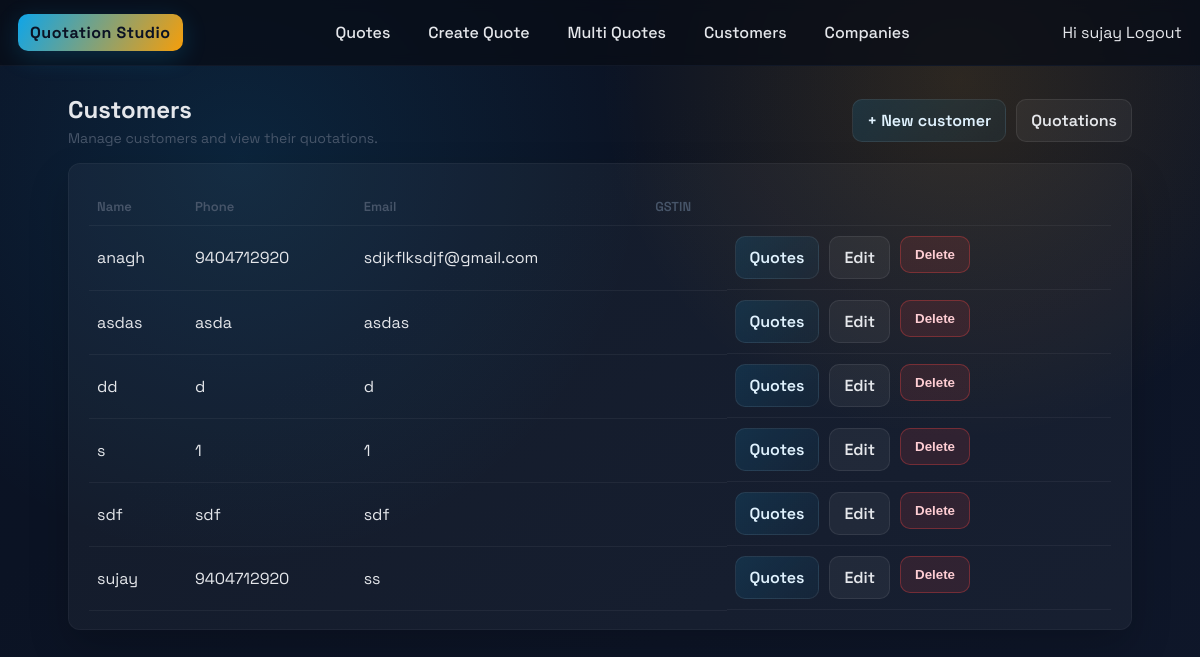
The page /customers/ (signed in) on the database its author committed.
### quotation_models/models.py (models this page shows, shortened)
class Buyer(models.Model):
    name = models.CharField(max_length=200)
    phone = models.CharField(max_length=50, blank=True, default="")
    email = models.EmailField(blank=True, null=True)
    address = models.TextField(blank=True, default="")
    gstin = models.CharField(max_length=32, blank=True, default="")
    class Meta:
        app_label = "quotation_models"

### quotations/views.py (the view)
# urls.py: path("customers/", views.buyer_list, name="buyer_list"),
@login_required
def buyer_list(request):
    buyers = Buyer.objects.order_by("name")
    return render(request, "quotations/buyer_list.html", {"buyers": buyers})

### templates/quotations/buyer_list.html (shortened to what this page needs)
{% extends "base.html" %}
{% block content %}
<div class="page-header">
    <div>
        <h1 class="page-title">Customers</h1>
        <p class="page-subtitle">Manage customers and view their quotations.</p>
    </div>
    <div class="actions">
        <a class="btn" href="{% url 'quotations:buyer_create' %}">+ New customer</a>
        <a class="btn-secondary btn" href="{% url 'quotations:list' %}">Quotations</a>
    </div>
</div>
<div class="panel">
    <table class="table">
        <thead>
            <tr>
                <th>Name</th>
                <th>Phone</th>
                <th>Email</th>
                <th>GSTIN</th>
                <th></th>
            </tr>
        </thead>
        <tbody>
            {% for b in buyers %}
            <tr>
                <td>{{ b.name }}</td>
                <td>{{ b.phone }}</td>
                <td>{{ b.email }}</td>
                <td>{{ b.gstin }}</td>
                <td class="actions">
                    <a class="btn" href="{% url 'quotations:buyer_quotes' b.id %}">Quotes</a>
                    <a class="btn-secondary btn" href="{% url 'quotations:buyer_edit' b.id %}">Edit</a>
                    <form method="post" action="{% url 'quotations:buyer_delete' b.id %}" style="display:inline" onsubmit="return confirm('Delete this customer?');">
                        <button class="btn btn-danger" type="submit">Delete</button>
                    </form>
                </td>
            </tr>
            {% empty %}
            <tr><td colspan="5" class="empty">No customers yet.</td></tr>
            {% endfor %}
        </tbody>
    </table>
</div>
{% endblock %}

### templates/base.html (shortened to what this page needs)
{% load static %}
<!DOCTYPE html>
<html lang="en">
<head>
    <link rel="stylesheet" href="{% static 'quotations.css' %}">
</head>
<body>
    <header class="topbar">
        <a class="brand" href="{% url 'quotations:list' %}">Quotation Studio</a>
        <nav class="nav-links">
            <a href="{% url 'quotations:list' %}">Quotes</a>
            <a href="{% url 'quotations:create' %}">Create Quote</a>
            <a href="{% url 'quotations:multi_create' %}">Multi Quotes</a>
            <a href="{% url 'quotations:buyer_list' %}">Customers</a>
            <a href="{% url 'quotations:company_list' %}">Companies</a>
        </nav>
        <div class="user-info">
            {% if user.is_authenticated %}
                <span>Hi {{ user.username }}</span>
                <a href="{% url 'logout' %}">Logout</a>
            {% else %}
                <a href="{% url 'login' %}">Login</a>
            {% endif %}
        </div>
    </header>
    <main class="page-shell">
        {% block content %}{% endblock %}
    </main>
</body>
</html>

### static/quotations.css (style rules this page uses)
:root { --ink: #0f172a; --muted: #475569; --line: #1f2937; --surface: #0b1224; --panel: rgba(255, 255, 255, 0.04); --accent: #0ea5e9; --accent-2: #f59e0b; --success: #22c55e; --danger: #ef4444; --radius: 12px; color-scheme: dark; }
* { box-sizing: border-box; }
body { margin: 0; font-family: 'Space Grotesk', 'Chivo', sans-serif; background: radial-gradient(circle at 20% 20%, rgba(14,165,233,0.12), transparent 35%), radial-gradient(circle at 80% 10%, rgba(245,158,11,0.14), transparent 30%), linear-gradient(145deg, #0b1224, #0b1324 35%, #0f172a); color: #e5e7eb; min-height: 100vh; }
a { color: inherit; text-decoration: none; }
.topbar { display: flex; justify-content: space-between; align-items: center; padding: 14px 18px; border-bottom: 1px solid #111827; background: rgba(8, 12, 22, 0.75); backdrop-filter: blur(6px); position: sticky; top: 0; z-index: 10; }
.brand { font-weight: 700; letter-spacing: 0.5px; padding: 8px 12px; border-radius: 10px; background: linear-gradient(120deg, var(--accent), var(--accent-2)); color: #0b1224; box-shadow: 0 6px 24px rgba(14,165,233,0.2); }
.nav-links { display: flex; gap: 14px; font-weight: 500; }
.nav-links a { padding: 8px 12px; border-radius: 10px; transition: background 0.2s ease, color 0.2s ease; }
.page-shell { padding: 28px 18px 48px; max-width: 1100px; margin: 0 auto; }
.panel { background: var(--panel); border: 1px solid rgba(255,255,255,0.04); border-radius: var(--radius); box-shadow: 0 18px 40px rgba(0,0,0,0.2); padding: 18px 20px; }
.page-header { display: flex; justify-content: space-between; align-items: center; margin-bottom: 16px; gap: 12px; }
.page-title { font-size: 24px; font-weight: 700; margin: 0; }
.page-subtitle { color: var(--muted); margin: 4px 0 0 0; font-size: 14px; }
.btn { display: inline-flex; align-items: center; gap: 6px; padding: 10px 14px; border-radius: 10px; border: 1px solid rgba(255,255,255,0.08); background: linear-gradient(135deg, rgba(14,165,233,0.14), rgba(14,165,233,0.05)); color: #e0f2fe; cursor: pointer; font-weight: 600; transition: transform 0.08s ease, box-shadow 0.2s ease, border-color 0.2s ease; }
.btn-secondary { background: rgba(255,255,255,0.05); color: #e5e7eb; }
.btn-danger { background: rgba(239, 68, 68, 0.12); color: #fecdd3; border-color: rgba(239,68,68,0.35); }
.table { width: 100%; border-collapse: collapse; border-spacing: 0; margin-top: 6px; }
.table th, .table td { padding: 10px 8px; border-bottom: 1px solid rgba(255,255,255,0.05); }
.table th { text-align: left; color: var(--muted); font-weight: 600; font-size: 13px; }
.actions { display: flex; gap: 10px; flex-wrap: wrap; }

### rows shown on the page
Buyer: name "anagh", phone "9404712920", email "sdjkflksdjf@gmail.com"
Buyer: name "asdas", phone "asda", email "asdas"
Buyer: name "dd", phone "d", email "d"
Buyer: name "s", phone "1", email "1"
Buyer: name "sdf", phone "sdf", email "sdf"
Buyer: name "sujay", phone "9404712920", email "ss"

### other values the page prints
{{ user.username }} "sujay"
